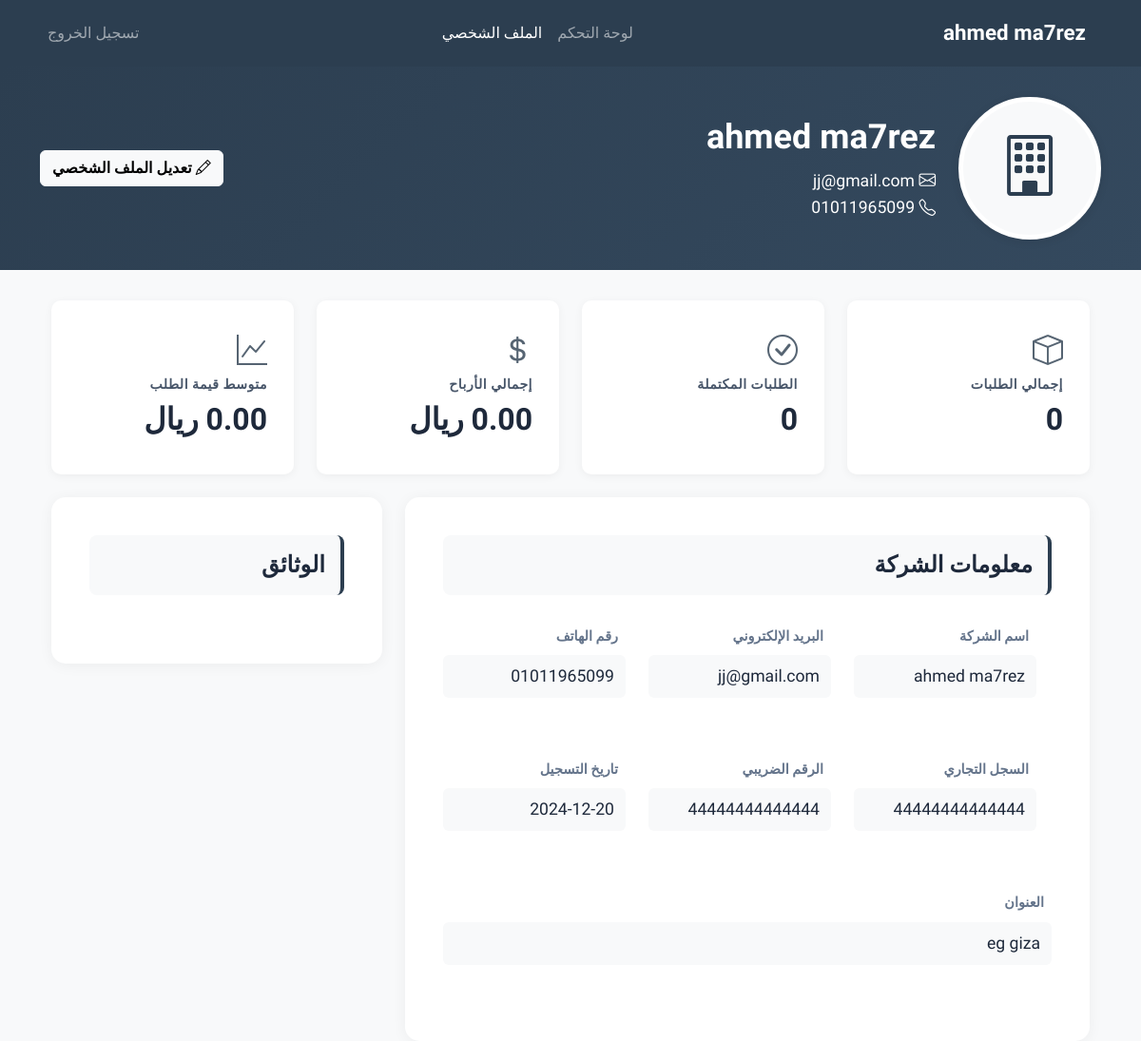
The app's page /companies/profile.php (signed in) with its own data.
### tables this page shows
CREATE TABLE `companies` (
  `id` int(11) NOT NULL,
  `name` varchar(100) NOT NULL,
  `email` varchar(100) NOT NULL,
  `password` varchar(255) NOT NULL,
  `phone` varchar(20) NOT NULL,
  `address` text DEFAULT NULL,
  `commercial_record` varchar(50) DEFAULT NULL,
  `tax_number` varchar(50) DEFAULT NULL,
  `logo` varchar(255) DEFAULT NULL,
  `contact_person` varchar(100) DEFAULT NULL,
  `contact_phone` varchar(20) DEFAULT NULL,
  `is_active` tinyint(1) DEFAULT 1,
  `created_at` timestamp NOT NULL DEFAULT current_timestamp()
);

### companies/profile.php (the view, shortened to what this page needs)
<?php
require_once '../config.php';
$company_id = $_SESSION['company_id'];
$stmt = $conn->prepare("SELECT * FROM companies WHERE id = ?");
$stmt->execute([$company_id]);
$company = $stmt->fetch(PDO::FETCH_ASSOC);
$stats_sql = "SELECT
    COUNT(*) as total_orders,
    SUM(CASE WHEN status = 'delivered' THEN 1 ELSE 0 END) as completed_orders,
    SUM(CASE WHEN status = 'delivered' THEN total_cost ELSE 0 END) as total_earnings,
    AVG(CASE WHEN status = 'delivered' THEN total_cost ELSE NULL END) as avg_order_value
FROM requests
WHERE company_id = ?";
$stats_stmt = $conn->prepare($stats_sql);
$stats_stmt->execute([$company_id]);
$stats = $stats_stmt->fetch(PDO::FETCH_ASSOC);
?>
<!DOCTYPE html>
<html dir="rtl" lang="ar">
<head>
    <link href="https://cdn.jsdelivr.net/npm/bootstrap@5.3.0/dist/css/bootstrap.min.css" rel="stylesheet">
    <link rel="stylesheet" href="https://cdn.jsdelivr.net/npm/bootstrap@5.3.0/dist/css/bootstrap.rtl.min.css">
    <link rel="stylesheet" href="https://cdn.jsdelivr.net/npm/bootstrap-icons@1.7.2/font/bootstrap-icons.css">
</head>
<body>
    <nav class="navbar navbar-expand-lg navbar-dark">
        <div class="container">
            <a class="navbar-brand d-flex align-items-center" href="dashboard.php">
                <span><?php echo htmlspecialchars($company['name']); ?></span>
            </a>
            <div class="collapse navbar-collapse" id="navbarNav">
                <ul class="navbar-nav me-auto">
                    <li class="nav-item">
                        <a class="nav-link" href="dashboard.php">لوحة التحكم</a>
                    </li>
                    <li class="nav-item">
                        <a class="nav-link active" href="profile.php">الملف الشخصي</a>
                    </li>
                </ul>
                <ul class="navbar-nav">
                    <li class="nav-item">
                        <a class="nav-link" href="logout.php">تسجيل الخروج</a>
                    </li>
                </ul>
            </div>
        </div>
    </nav>
    <div class="profile-header">
        <div class="container">
            <div class="row align-items-center">
                <div class="col-md-auto text-center mb-3 mb-md-0">
                    <?php if (!empty($company['logo'])): ?>
                        <img src="../uploads/companies/<?php echo htmlspecialchars($company['logo']); ?>" alt="شعار الشركة" class="profile-image">
                    <?php else: ?>
                        <div class="profile-image d-flex align-items-center justify-content-center bg-light">
                            <i class="bi bi-building" style="font-size: 4rem; color: var(--primary-color);"></i>
                        </div>
                    <?php endif; ?>
                </div>
                <div class="col-md">
                    <h1 class="mb-2"><?php echo htmlspecialchars($company['name']); ?></h1>
                    <p class="mb-0"><i class="bi bi-envelope"></i> <?php echo htmlspecialchars($company['email']); ?></p>
                    <p class="mb-0"><i class="bi bi-telephone"></i> <?php echo htmlspecialchars($company['phone']); ?></p>
                </div>
                <div class="col-md-auto">
                    <button class="btn btn-light" data-bs-toggle="modal" data-bs-target="#editProfileModal">
                        <i class="bi bi-pencil"></i> تعديل الملف الشخصي
                    </button>
                </div>
            </div>
        </div>
    </div>
    <div class="container">
        <div class="container stats-container">
            <div class="row g-4">
                <div class="col-sm-6 col-lg-3">
                    <div class="stat-card">
                        <div class="stat-icon">
                            <i class="bi bi-box"></i>
                        </div>
                        <h6>إجمالي الطلبات</h6>
                        <h3><?php echo number_format($stats['total_orders']); ?></h3>
                    </div>
                </div>
                <div class="col-sm-6 col-lg-3">
                    <div class="stat-card">
                        <div class="stat-icon">
                            <i class="bi bi-check-circle"></i>
                        </div>
                        <h6>الطلبات المكتملة</h6>
                        <h3><?php echo number_format($stats['completed_orders']); ?></h3>
                    </div>
                </div>
                <div class="col-sm-6 col-lg-3">
                    <div class="stat-card">
                        <div class="stat-icon">
                            <i class="bi bi-currency-dollar"></i>
                        </div>
                        <h6>إجمالي الأرباح</h6>
                        <h3><?php echo number_format($stats['total_earnings'], 2); ?> ريال</h3>
                    </div>
                </div>
                <div class="col-sm-6 col-lg-3">
                    <div class="stat-card">
                        <div class="stat-icon">
                            <i class="bi bi-graph-up"></i>
                        </div>
                        <h6>متوسط قيمة الطلب</h6>
                        <h3><?php echo number_format($stats['avg_order_value'], 2); ?> ريال</h3>
                    </div>
                </div>
            </div>
        </div>
        <div class="container mt-4">
            <div class="row g-4">
                <div class="col-lg-8">
                    <div class="profile-card">
                        <h4>معلومات الشركة</h4>
                        <div class="row profile-info-row">
                            <div class="col-md-4 profile-info-item">
                                <label class="text-muted d-block">اسم الشركة</label>
                                <p class="h5"><?php echo htmlspecialchars($company['name']); ?></p>
                            </div>
                            <div class="col-md-4 profile-info-item">
                                <label class="text-muted d-block">البريد الإلكتروني</label>
                                <p class="h5"><?php echo htmlspecialchars($company['email']); ?></p>
                            </div>
                            <div class="col-md-4 profile-info-item">
                                <label class="text-muted d-block">رقم الهاتف</label>
                                <p class="h5"><?php echo htmlspecialchars($company['phone']); ?></p>
                            </div>
                        </div>
                        <div class="row profile-info-row">
                            <div class="col-md-4 profile-info-item">
                                <label class="text-muted d-block">السجل التجاري</label>
                                <p class="h5"><?php echo htmlspecialchars($company['commercial_record']); ?></p>
                            </div>
                            <div class="col-md-4 profile-info-item">
                                <label class="text-muted d-block">الرقم الضريبي</label>
                                <p class="h5"><?php echo htmlspecialchars($company['tax_number']); ?></p>
                            </div>
                            <div class="col-md-4 profile-info-item">
                                <label class="text-muted d-block">تاريخ التسجيل</label>
                                <p class="h5"><?php echo date('Y-m-d', strtotime($company['created_at'])); ?></p>
                            </div>
                        </div>
                        <div class="row">
                            <div class="col-12 profile-info-item">
                                <label class="text-muted d-block">العنوان</label>
                                <p class="h5"><?php echo htmlspecialchars($company['address']); ?></p>
                            </div>
                        </div>
                    </div>
                </div>
                <div class="col-lg-4">
                    <div class="profile-card">
                        <h4>الوثائق</h4>
                    </div>
                </div>
            </div>
        </div>
    </div>
</body>
</html>

### companies/profile.php (style rules this page uses)
:root { --primary-color: #2c3e50; --secondary-color: #34495e; --navbar-height: 70px; --text-dark: #1e293b; --text-muted: #64748b; --text-secondary: #475569; }
body { background-color: #f8f9fa; padding-top: var(--navbar-height); font-family: 'Tajawal', sans-serif; color: var(--text-dark); line-height: 1.6; }
.navbar { background-color: var(--primary-color) !important; position: fixed; top: 0; left: 0; right: 0; z-index: 1030; height: var(--navbar-height); transition: all 0.3s ease; }
.profile-header { background: linear-gradient(135deg, var(--primary-color), var(--secondary-color)); color: white; padding: 2rem 0; margin-bottom: 2rem; }
.profile-image { width: 150px; height: 150px; object-fit: cover; border: 5px solid white; border-radius: 50%; box-shadow: 0 2px 10px rgba(0,0,0,0.1); }
.stat-card { background: white; border-radius: 10px; padding: 1.5rem; box-shadow: 0 2px 10px rgba(0,0,0,0.05); transition: transform 0.2s; }
.stat-icon { font-size: 2rem; color: var(--primary-color); opacity: 0.8; }
.profile-card { background: white; border-radius: 15px; box-shadow: 0 2px 15px rgba(0,0,0,0.05); }
@media (max-width: 1200px) { .stat-card { padding: 1.75rem; } }
@media (max-width: 1200px) { .stat-card h3 { font-size: 1.8rem; } }
@media (max-width: 1200px) { .profile-card { padding: 2rem; } }
h1, h2, h3, h4, h5, h6 { font-family: 'Tajawal', sans-serif; font-weight: 700; line-height: 1.3; }
.navbar-brand { font-weight: 800; font-size: 1.4rem; }
.nav-link { font-weight: 500; font-size: 1rem; }
.profile-header h1 { font-size: 2.25rem; font-weight: 800; margin-bottom: 1rem; }
.profile-header p { font-size: 1.1rem; font-weight: 500; margin-bottom: 0.5rem; }
.stat-card h6 { font-size: 0.875rem; font-weight: 600; text-transform: uppercase; letter-spacing: 0.5px; color: var(--text-secondary); }
.stat-card h3 { font-size: 2rem; font-weight: 800; color: var(--text-dark); }
.profile-card h4 { font-size: 1.5rem; font-weight: 700; margin-bottom: 1.5rem; }
.profile-card label { font-size: 0.9rem; font-weight: 600; color: var(--text-secondary); }
.profile-card .h5 { font-size: 1.1rem; font-weight: 500; color: var(--text-dark); }
.text-muted { color: var(--text-muted) !important; }
.btn { font-weight: 600; font-size: 1rem; }
.profile-card { padding: 2.5rem; }
.profile-card h4 { font-size: 1.5rem; font-weight: 700; margin-bottom: 2rem; padding-right: 1rem; border-right: 4px solid var(--primary-color); background: #f8f9fa; padding: 1rem; border-radius: 8px; }
.profile-card label { font-size: 0.9rem; font-weight: 600; color: var(--text-secondary); margin-bottom: 0.5rem; padding-right: 0.5rem; }
.profile-card .h5 { font-size: 1.1rem; font-weight: 500; color: var(--text-dark); padding-right: 0.5rem; margin-bottom: 1rem; padding: 0.75rem; background: #f8f9fa; border-radius: 6px; }
.profile-info-row { margin-bottom: 1.5rem; padding-right: 1rem; }
.profile-info-item { margin-bottom: 1.5rem; }

### records on screen
companies: name "ahmed ma7rez", email "jj@gmail.com", phone "01011965099", commercial_record "44444444444444", tax_number "44444444444444", created_at "2024-12-20", address "eg giza"

### other values on screen
$stats['total_orders'] "0"
$stats['completed_orders'] "0"
